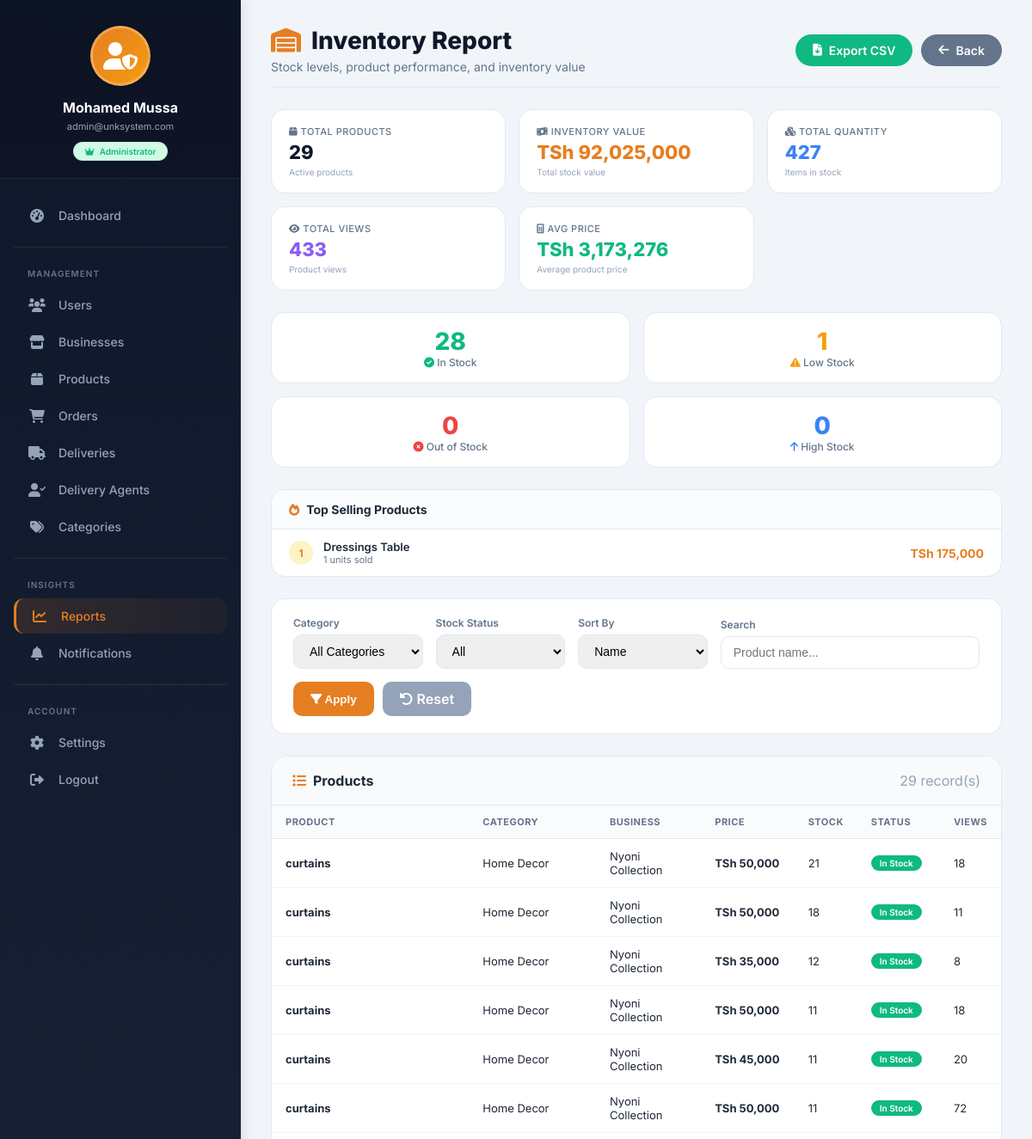
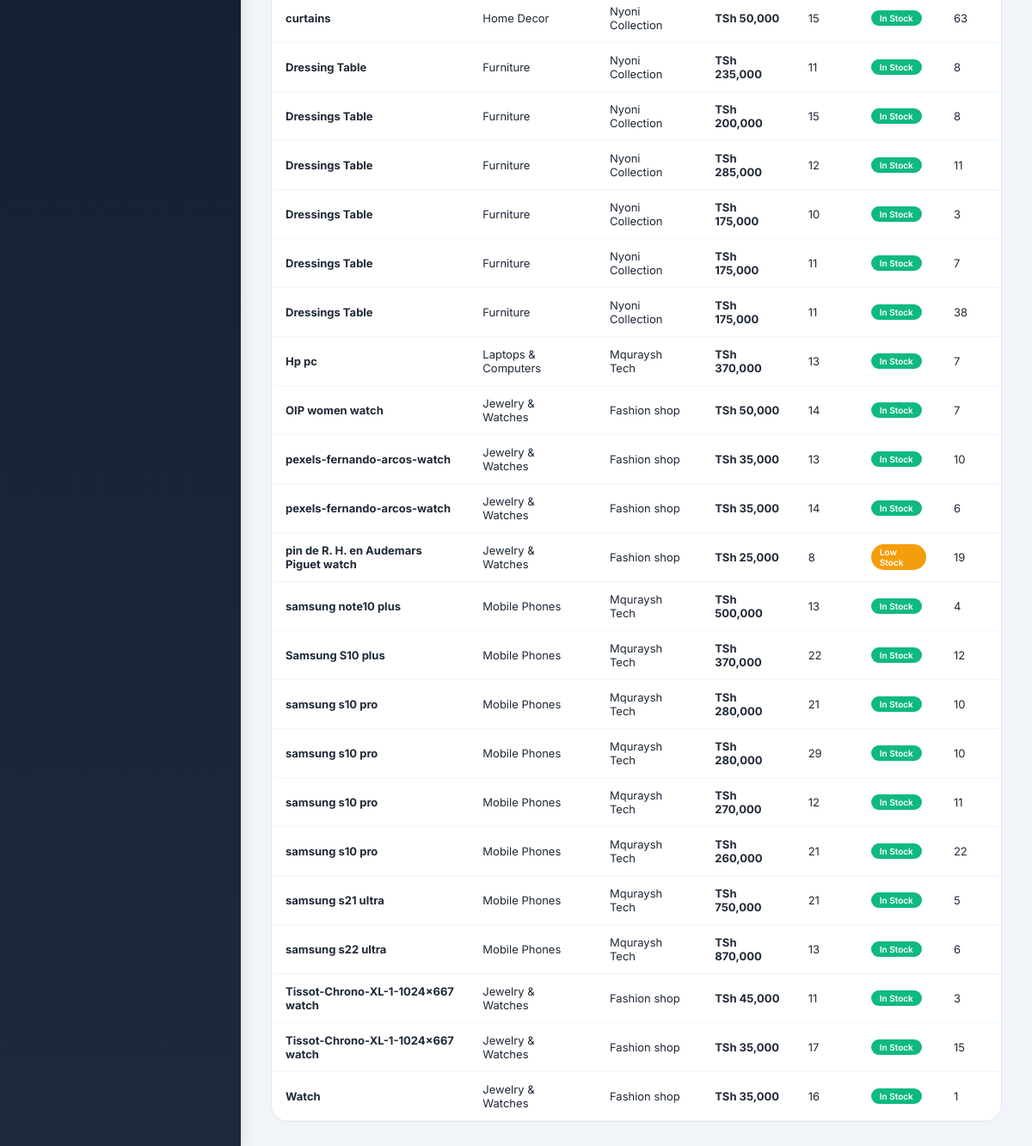
Before: /admin/reports/inventory.php (signed in) with the older database file (2 pictures, top to bottom).
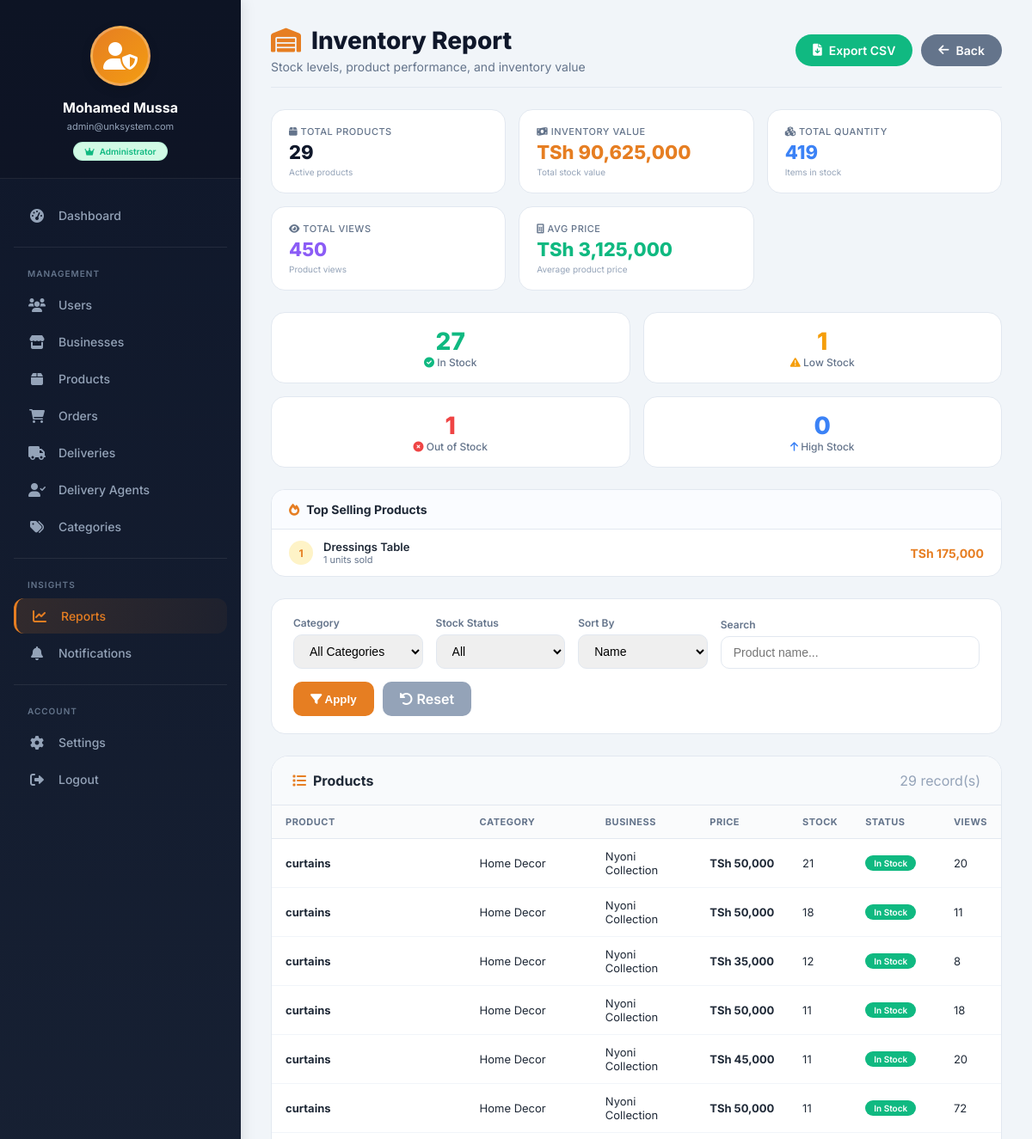
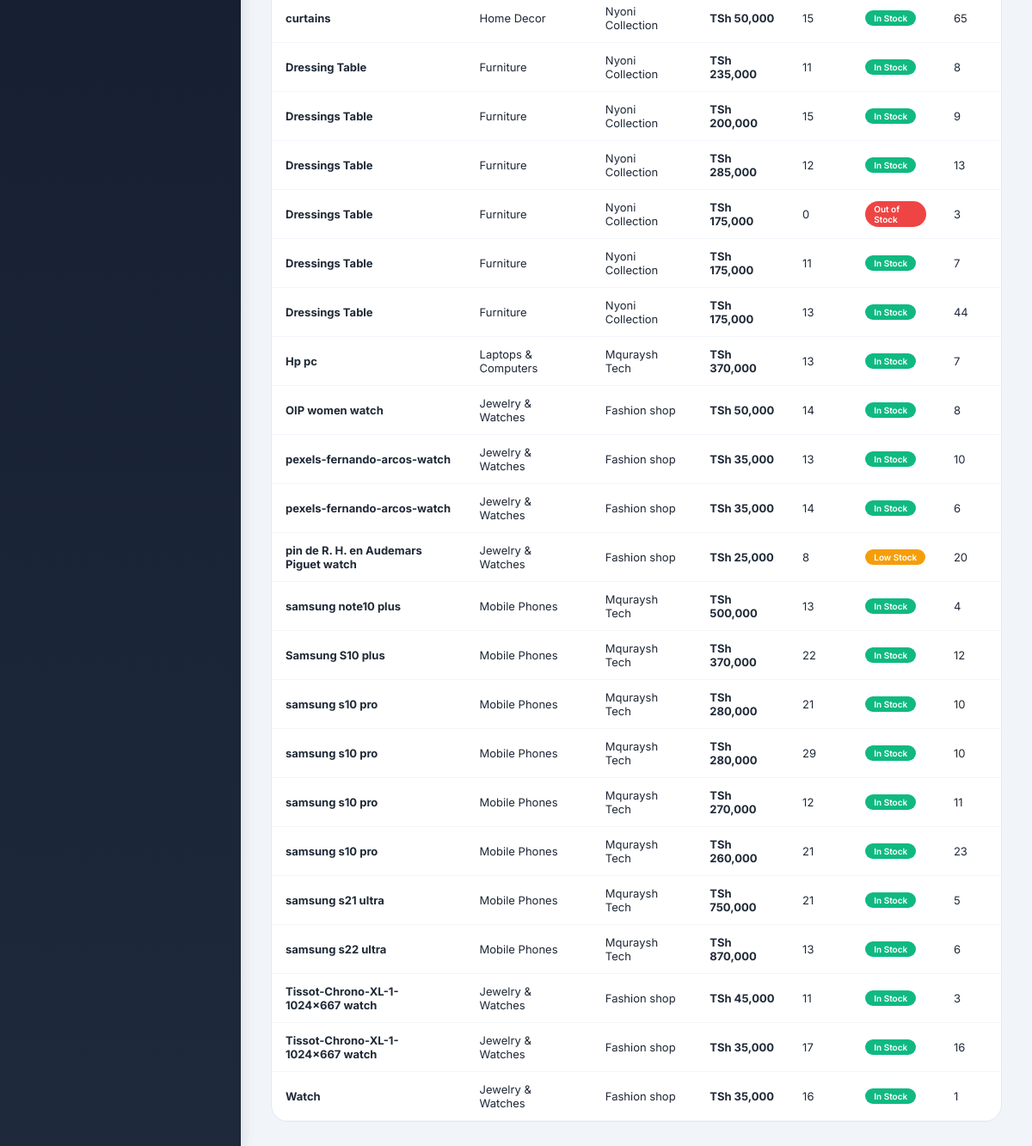
After: the same page with the newer database file (2 pictures, top to bottom).
### tables this page shows
CREATE TABLE `products` (
  `product_id` int(11) NOT NULL AUTO_INCREMENT,
  `business_id` int(11) NOT NULL,
  `category_id` int(11) NOT NULL,
  `name` varchar(255) NOT NULL,
  `description` text DEFAULT NULL,
  `price` decimal(10,2) NOT NULL,
  `quantity_in_stock` int(11) DEFAULT 0,
  `unit` varchar(20) DEFAULT NULL,
  `min_order` int(11) DEFAULT 1,
  `image_url` varchar(255) DEFAULT NULL,
  `is_available` tinyint(1) DEFAULT 1,
  `views` int(11) DEFAULT 0,
  `created_at` timestamp NOT NULL DEFAULT current_timestamp(),
  `updated_at` timestamp NOT NULL DEFAULT current_timestamp() ON UPDATE current_timestamp(),
  `deleted_at` datetime DEFAULT NULL,
  `style_category` varchar(50) DEFAULT 'General',
  `discount_percent` int(11) DEFAULT 0,
  `discount_start_date` date DEFAULT NULL,
  `discount_end_date` date DEFAULT NULL,
  `is_on_sale` tinyint(1) DEFAULT 0,
  PRIMARY KEY (`product_id`),
  KEY `idx_products_business` (`business_id`),
  KEY `idx_products_category` (`category_id`),
  KEY `idx_products_price` (`price`),
  KEY `idx_products_name` (`name`(100)),
  KEY `idx_products_available` (`is_available`),
  KEY `idx_products_business_available` (`business_id`,`is_available`),
  KEY `idx_products_category_price` (`category_id`,`price`),
  KEY `idx_products_price_range` (`price`),
  KEY `idx_products_name_search` (`name`(50)),
  CONSTRAINT `fk_products_business` FOREIGN KEY (`business_id`) REFERENCES `businesses` (`business_id`) ON DELETE CASCADE ON UPDATE CASCADE,
  CONSTRAINT `fk_products_category` FOREIGN KEY (`category_id`) REFERENCES `categories` (`category_id`) ON UPDATE CASCADE
);

CREATE TABLE `categories` (
  `category_id` int(11) NOT NULL AUTO_INCREMENT,
  `name` varchar(100) NOT NULL,
  `description` text DEFAULT NULL,
  `parent_id` int(11) DEFAULT NULL,
  `sort_order` int(11) DEFAULT 0,
  `created_at` timestamp NOT NULL DEFAULT current_timestamp(),
  `is_active` tinyint(1) DEFAULT 1,
  PRIMARY KEY (`category_id`),
  KEY `idx_categories_parent` (`parent_id`),
  KEY `idx_categories_active` (`is_active`),
  CONSTRAINT `fk_categories_parent` FOREIGN KEY (`parent_id`) REFERENCES `categories` (`category_id`) ON DELETE SET NULL ON UPDATE CASCADE
);

CREATE TABLE `businesses` (
  `business_id` int(11) NOT NULL AUTO_INCREMENT,
  `user_id` int(11) NOT NULL,
  `business_name` varchar(255) NOT NULL,
  `registration_number` varchar(100) DEFAULT NULL,
  `description` text DEFAULT NULL,
  `address` text NOT NULL,
  `location` varchar(255) DEFAULT NULL,
  `latitude` decimal(10,8) DEFAULT NULL,
  `longitude` decimal(11,8) DEFAULT NULL,
  `license_number` varchar(100) DEFAULT NULL,
  `logo_url` varchar(255) DEFAULT NULL,
  `business_hours` text DEFAULT NULL,
  `rating` decimal(2,1) DEFAULT 0.0,
  `total_reviews` int(11) DEFAULT 0,
  `is_verified` tinyint(1) DEFAULT 0,
  `is_active` tinyint(1) DEFAULT 1,
  `created_at` timestamp NOT NULL DEFAULT current_timestamp(),
  `city` varchar(100) DEFAULT NULL,
  `phone` varchar(20) DEFAULT NULL,
  `payment_methods` text DEFAULT NULL,
  `nida_number` varchar(20) DEFAULT NULL,
  PRIMARY KEY (`business_id`),
  UNIQUE KEY `uk_businesses_user` (`user_id`),
  UNIQUE KEY `uk_businesses_registration` (`registration_number`),
  UNIQUE KEY `uk_businesses_nida` (`nida_number`),
  KEY `idx_businesses_name` (`business_name`),
  KEY `idx_businesses_verified` (`is_verified`),
  KEY `idx_businesses_active` (`is_active`),
  KEY `idx_businesses_city` (`city`),
  CONSTRAINT `fk_businesses_user` FOREIGN KEY (`user_id`) REFERENCES `users` (`user_id`) ON DELETE CASCADE ON UPDATE CASCADE
);

### admin/reports/inventory.php (the view, shortened to what the changed rows need)
<?php
require_once '../../config/database.php';
$where = "WHERE p.is_available = 1 AND p.deleted_at IS NULL";
$order_by = "p.name ASC";
$sql = "SELECT
            p.product_id,
            p.name,
            p.description,
            p.price,
            p.quantity_in_stock,
            p.image_url,
            p.views,
            p.created_at,
            p.category_id,
            c.name as category_name,
            b.business_name,
            b.business_id,
            (SELECT COUNT(*) FROM order_items WHERE product_id = p.product_id) as total_sold,
            (SELECT SUM(quantity) FROM order_items WHERE product_id = p.product_id) as total_quantity_sold,
            (SELECT AVG(rating) FROM reviews WHERE product_id = p.product_id AND status = 'approved') as avg_rating
        FROM products p
        JOIN categories c ON p.category_id = c.category_id
        JOIN businesses b ON p.business_id = b.business_id
        $where
        ORDER BY $order_by";
$result = mysqli_query($conn, $sql);
$products = [];
while ($row = mysqli_fetch_assoc($result)) {
    if ($row['quantity_in_stock'] <= 0) {
        $row['stock_status'] = 'Out of Stock';
        $row['stock_color'] = '#ef4444';
        $row['stock_badge'] = 'out';
    } elseif ($row['quantity_in_stock'] < 10) {
        $row['stock_status'] = 'Low Stock';
        $row['stock_color'] = '#f59e0b';
        $row['stock_badge'] = 'low';
    } elseif ($row['quantity_in_stock'] < 50) {
        $row['stock_status'] = 'In Stock';
        $row['stock_color'] = '#10b981';
        $row['stock_badge'] = 'in';
    } else {
        $row['stock_status'] = 'High Stock';
        $row['stock_color'] = '#3b82f6';
        $row['stock_badge'] = 'high';
    }
    $row['avg_rating'] = $row['avg_rating'] ? round($row['avg_rating'], 1) : 0;
    $products[] = $row;
}
$total_products = count($products);
$total_value = 0;
$total_quantity = 0;
$low_stock_count = 0;
$out_stock_count = 0;
$high_stock_count = 0;
$total_views = 0;
foreach ($products as $p) {
    $total_value += $p['price'] * $p['quantity_in_stock'];
    $total_quantity += $p['quantity_in_stock'];
    $total_views += $p['views'];
    if ($p['stock_badge'] === 'low') $low_stock_count++;
    elseif ($p['stock_badge'] === 'out') $out_stock_count++;
    elseif ($p['stock_badge'] === 'high') $high_stock_count++;
}
$avg_price = $total_products > 0 ? $total_value / $total_products : 0;
$top_selling_sql = "SELECT
                        p.product_id,
                        p.name,
                        p.price,
                        SUM(oi.quantity) as total_sold,
                        SUM(oi.quantity * p.price) as revenue
                    FROM products p
                    JOIN order_items oi ON p.product_id = oi.product_id
                    JOIN orders o ON oi.order_id = o.order_id
                    WHERE o.status = 'delivered'
                    GROUP BY p.product_id
                    ORDER BY total_sold DESC
                    LIMIT 5";
$top_selling_result = mysqli_query($conn, $top_selling_sql);
$top_selling = [];
while ($row = mysqli_fetch_assoc($top_selling_result)) {
    $top_selling[] = $row;
}
include '../includes/admin_sidebar.php';
?>
<!DOCTYPE html>
<html lang="en">
<head>
    <link rel="stylesheet" href="https://cdnjs.cloudflare.com/ajax/libs/font-awesome/6.0.0/css/all.min.css">
</head>
<body>
<div class="report-content">
    <div class="page-header">
        <div>
            <h1><i class="fas fa-warehouse"></i> Inventory Report</h1>
        </div>
    </div>
    <div class="summary-grid">
        <div class="summary-card">
            <div class="label"><i class="fas fa-money-bill-wave"></i> Inventory Value</div>
            <div class="value orange">TSh <?php echo number_format($total_value); ?></div>
            <div class="sub-text">Total stock value</div>
        </div>
        <div class="summary-card">
            <div class="label"><i class="fas fa-cubes"></i> Total Quantity</div>
            <div class="value blue"><?php echo number_format($total_quantity); ?></div>
            <div class="sub-text">Items in stock</div>
        </div>
        <div class="summary-card">
            <div class="label"><i class="fas fa-eye"></i> Total Views</div>
            <div class="value purple"><?php echo number_format($total_views); ?></div>
            <div class="sub-text">Product views</div>
        </div>
        <div class="summary-card">
            <div class="label"><i class="fas fa-calculator"></i> Avg Price</div>
            <div class="value green">TSh <?php echo number_format($avg_price); ?></div>
            <div class="sub-text">Average product price</div>
        </div>
    </div>
    <div class="stock-summary">
        <div class="stock-card">
            <div class="count" style="color:#10b981;"><?php echo number_format($total_products - $low_stock_count - $out_stock_count); ?></div>
            <div class="label"><i class="fas fa-check-circle" style="color:#10b981;"></i> In Stock</div>
        </div>
        <div class="stock-card">
            <div class="count" style="color:#ef4444;"><?php echo number_format($out_stock_count); ?></div>
            <div class="label"><i class="fas fa-times-circle" style="color:#ef4444;"></i> Out of Stock</div>
        </div>
    </div>
    <?php if (!empty($top_selling)): ?>
    <div class="top-grid">
        <div class="top-card">
            <?php foreach ($top_selling as $index => $p): ?>
            <div class="top-item">
                <div class="top-rank rank-<?php echo $index + 1; ?>"><?php echo $index + 1; ?></div>
                <div class="top-info">
                    <div class="name"><?php echo htmlspecialchars($p['name']); ?></div>
                    <div class="detail"><?php echo $p['total_sold']; ?> units sold</div>
                </div>
                <div class="top-amount">TSh <?php echo number_format($p['revenue']); ?></div>
            </div>
            <?php endforeach; ?>
        </div>
    </div>
    <?php endif; ?>
    <div class="table-card">
        <div class="table-container">
            <table class="data-table">
                <thead>
                    <tr>
                        <th>Product</th>
                        <th>Category</th>
                        <th>Business</th>
                        <th>Price</th>
                        <th>Stock</th>
                        <th>Status</th>
                        <th>Views</th>
                    </tr>
                </thead>
                <tbody>
                    <?php if (empty($products)): ?>
                        <tr class="empty-row">
                            <td colspan="7">
                                <i class="fas fa-box"></i>
                                No products found matching your filters
                            </td>
                        </tr>
                    <?php else: ?>
                        <?php foreach ($products as $p): ?>
                        <tr>
                            <td><strong><?php echo htmlspecialchars($p['name']); ?></strong></td>
                            <td><?php echo htmlspecialchars($p['category_name']); ?></td>
                            <td><?php echo htmlspecialchars($p['business_name']); ?></td>
                            <td><strong>TSh <?php echo number_format($p['price']); ?></strong></td>
                            <td><?php echo number_format($p['quantity_in_stock']); ?></td>
                            <td>
                                <span class="stock-badge <?php echo $p['stock_badge']; ?>">
                                    <?php echo $p['stock_status']; ?>
                                </span>
                            </td>
                            <td><?php echo number_format($p['views']); ?></td>
                        </tr>
                        <?php endforeach; ?>
                    <?php endif; ?>
                </tbody>
            </table>
        </div>
    </div>
</div>
</body>
</html>

Changed rows visible on the page:
changed products (number 1 of 29 on the later page): quantity_in_stock "11" → "13"; views "38" → "44"
changed products (number 2 of 29 on the later page): views "18" → "20"
changed products (number 8 of 29 on the later page): views "63" → "65"
changed products (number 10 of 29 on the later page): views "8" → "9"
changed products (number 11 of 29 on the later page): views "11" → "13"
changed products (number 12 of 29 on the later page): quantity_in_stock "10" → "0"; stock_status "In Stock" → "Out of Stock"
changed products "OIP women watch": views "7" → "8"
changed products "pin de R. H. en Audemars Piguet watch": views "19" → "20"
changed products (number 24 of 29 on the later page): views "22" → "23"
changed products (number 28 of 29 on the later page): views "15" → "16"
Other visible differences:
$total_value: "92,025,000" → "90,625,000"
$total_quantity: "427" → "419"
$total_views: "433" → "450"
$avg_price: "3,173,276" → "3,125,000"
$total_products - $low_stock_count - $out_stock_count: "28" → "27"
$out_stock_count: "0" → "1"
